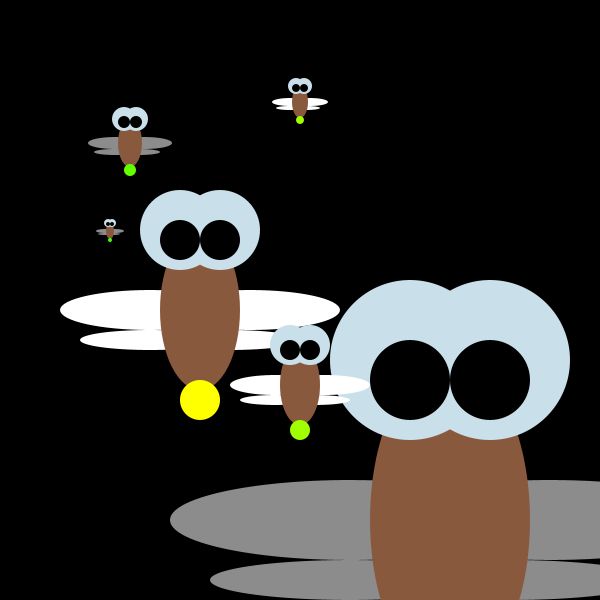
Frame 1 (no input)
Frame 60 (the mouse pressed at the canvas centre just before this capture): identical to frame 1, image omitted
Frame 120 (the mouse held since frame 60 and released just before this capture): identical to frame 1, image omitted

The Processing sketch that drew this single still picture (run headless with seeded random() and noise(); from frame 60 on, the mouse is pressed at the canvas centre):

// Processing sketch: processing_15979
// ── processing_15979.pde

void setup() {
size(600,600);
}

void draw() {
  background(0);
  photuris(100,100, 1, 255, 255 );
  photuris(250,100, 2, 50, 140);
  photuris(250,280, 0.5, 160, 255);
  photuris(100,210, 0.1, 70, 140);
  photuris(100,80,0.3, 100, 140);
  photuris(280,60, 0.2, 160, 255);
}

void photuris(int x, int y, float s, int t, int w) {
  pushMatrix();
  noStroke();
  translate(x,y);
  scale(s);
  smooth();

  //wings
  fill(w);
  ellipse(150,210,180,40);
  ellipse(50,210,180,40);
  ellipse(130,240,140,20);
  ellipse(50,240,140,20);
 //body
  fill(137,89,62);
  ellipse(100,210,80,160);
 //eyes
  fill(201,223,234);
  ellipse(80,130,80,80);
  ellipse(120,130,80,80);
  fill(0);
  ellipse(80,140,40,40);
  ellipse(120,140,40,40);
  //tail
  fill(t,255,0);
  ellipse(100,300,40,40);
  popMatrix();
}
